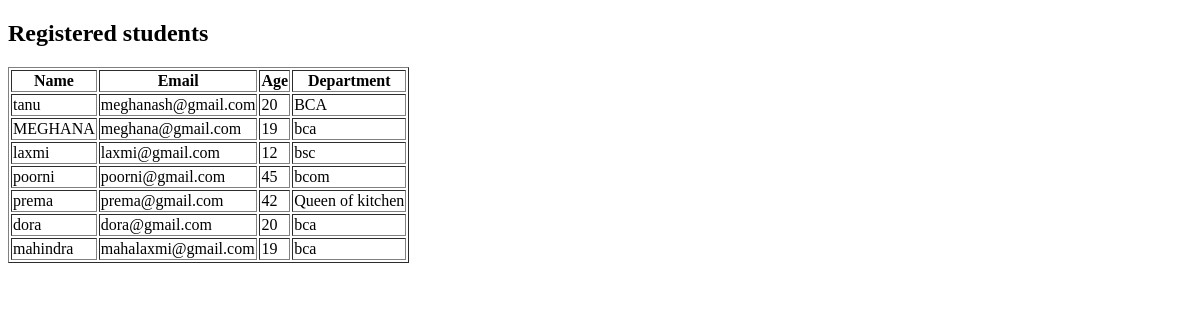
/students/, run on an earlier commit of the app's database.
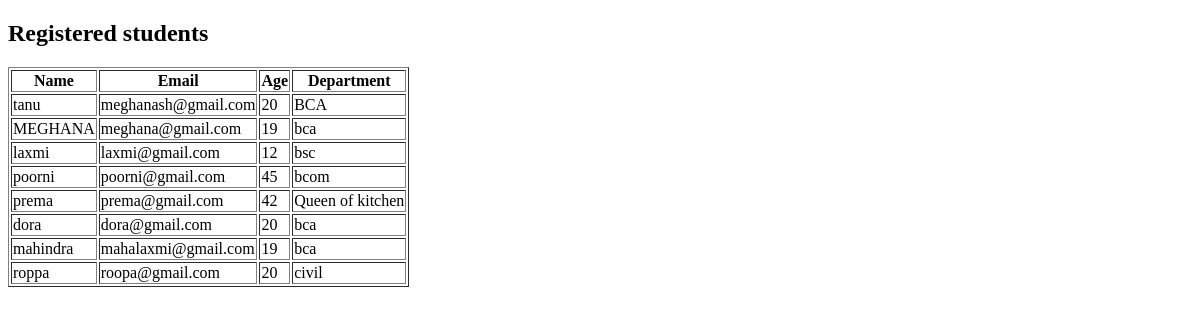
And on a later commit of the database.
### students/models.py (models this page shows, shortened)
class students(models.Model):
    name=models.CharField(max_length=100)
    email=models.EmailField()
    age=models.IntegerField()
    department = models.CharField(max_length=100)

### students/views.py (the view)
# urls.py: path('students/', views.student_list, name='student_list'),
def student_list(request):
    all_students = students.objects.all()
    return render(
        request,
        'students/student_list.html',
        {'students': all_students}
    )

### students/templates/students/student_list.html (shortened to what this page needs)
<!DOCTYPE html>
<html lang="en">
<head>
</head>
<body>
    <h2>Registered students</h2>
<table border="1">
    <tr>
        <th>Name</th>
        <th>Email</th>
        <th>Age</th>
        <th>Department</th>
    </tr>
    {% for students in students %}
    <tr>
        <td>{{ students.name }}</td>
        <td>{{ students.email }}</td>
        <td>{{ students.age }}</td>
        <td>{{ students.department }}</td>
    </tr>
    {% empty %}
    <tr>
        <td colspan="4">No students found</td>
    </tr>
    {% endfor %}
</body>
</html>

What changed in the data, as far as the page shows it:
added students: name "roppa", email "roopa@gmail.com", age "20", department "civil"
